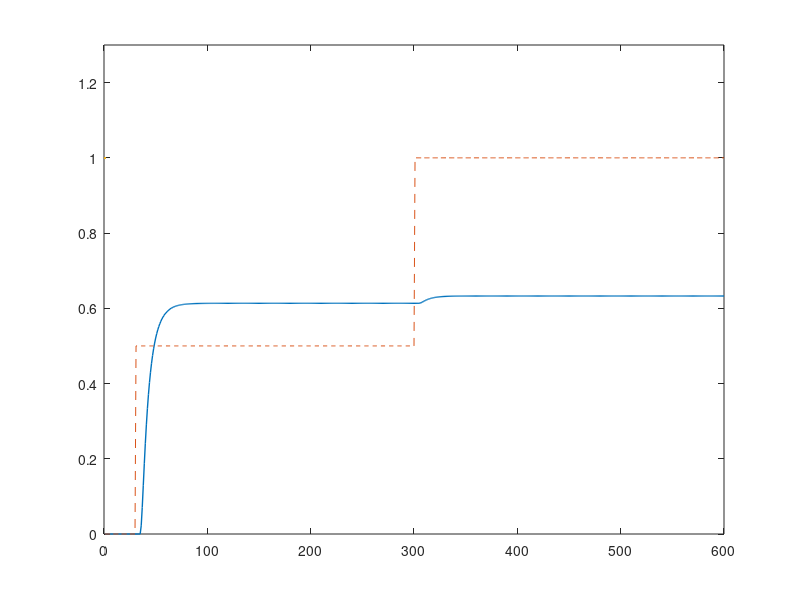

MATLAB code to generate this figure:
%% Identyfikacja opóźnienia
clear
umin = -1;
umax = 1;
x = [];
y = [];
alpha1 = -1.489028;
alpha2 = 0.535261;
beta1 = 0.012757;
beta2 = 0.010360;
sym_length = 600;
y = [];
u_train = [];
u_valid = [];
y_train = [];
y_valid = [];
u = [];
split_sep = 3;
x1(1:sym_length) =0;
x2(1:sym_length) = 0;
u(1:30) = 0;
u(31:300) = 0.5;
u(301:600) = 1;
for k = 6:sym_length
    g1 = (exp(7.5 * u(k-5))-1)/(exp(7.5*u(k-5))+1);
    x1(k) = -alpha1 * x1(k-1) + x2(k-1) + beta1 * g1;
    x2(k) = -alpha2 * x1(k-1) + beta2 *g1;
    g2 = 1.2 * (1 - exp(-1.5 * x1(k)));
    y(k) = g2;
end
plot(y, "LineWidth",1);
hold on
plot(u, LineStyle="--", LineWidth=1)
ylim([0,1.3])
% plot(y_valid);